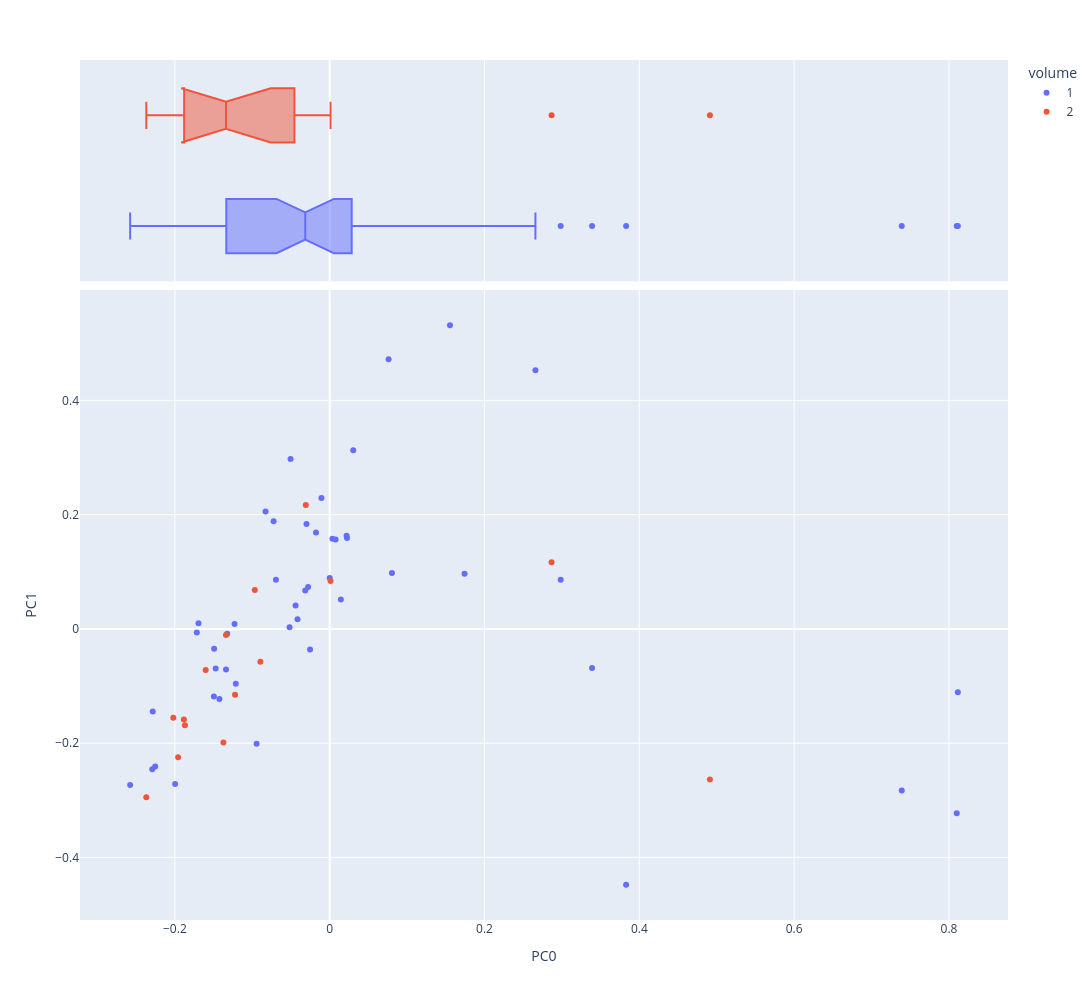

Here is the notebook cell this chart was saved with:
### Markdown cell above
### Visualize PCA

### Code cell
vis_pcs(0,1,NEW,col='volume')

### Figure 1 — Plotly figure (JSON) as saved in the notebook; plotly's stock layout.template omitted (floating-point values rounded to 4 significant figures)
{"data": [{"hovertemplate": "<b>%{hovertext}</b><br><br>volume=1<br>PC0=%{x}<br>PC1=%{y}<extra></extra>", "hovertext": ["ASHPUTTEL", "BRIAR ROSE", "CAT AND MOUSE IN PARTNERSHIP", "CAT-SKIN", "CLEVER ELSIE", "CLEVER GRETEL", "CLEVER HANS", "FREDERICK AND CATHERINE", "FUNDEVOGEL", "HANS IN LUCK", "HANSEL AND GRETEL", "JORINDA AND JORINDEL", "KING GRISLY-BEARD", "MOTHER HOLLE", "OLD SULTAN", "RAPUNZEL", "RUMPELSTILTSKIN", "SNOWDROP", "SWEETHEART ROLAND", "THE ADVENTURES OF CHANTICLEER AND PARTLET", "THE DOG AND THE SPARROW", "THE ELVES AND THE SHOEMAKER", "THE FISHERMAN AND HIS WIFE", "THE FOX AND THE CAT", "THE FROG-PRINCE", "THE GOLDEN BIRD", "THE GOLDEN GOOSE", "THE JUNIPER-TREE", "THE LITTLE PEASANT", "THE MISER IN THE BUSH", "THE MOUSE, THE BIRD, AND THE SAUSAGE", "THE OLD MAN AND HIS GRANDSON", "THE PINK", "THE QUEEN BEE", "THE ROBBER BRIDEGROOM", "THE SEVEN RAVENS", "THE STORY OF THE YOUTH WHO WENT FORTH TO LEARN WHAT FEAR WAS", "THE STRAW, THE COAL, AND THE BEAN", "THE THREE LANGUAGES", "THE TRAVELLING MUSICIANS", "THE TWELVE HUNTSMEN", "THE VALIANT LITTLE TAILOR", "THE WEDDING OF MRS. FOX - PART I", "THE WEDDING OF MRS. FOX - PART II", "THE WHITE SNAKE", "THE WOLF AND THE SEVEN LITTLE KIDS", "TOM THUMB"], "legendgroup": "1", "marker": {"color": "#636efa", "symbol": "circle"}, "mode": "markers", "name": "1", "orientation": "v", "showlegend": true, "type": "scatter", "x": [-0.1496, -0.2254, 0.2984, -0.2578, 0.00761, 0.02183, 0.02236, -0.01768, -0.02998, 5.202e-05, -0.05054, -0.05184, -0.2292, 0.07605, 0.2658, -0.1339, -0.04407, -0.1493, -0.08281, 0.3389, 0.01442, -0.03161, -0.1473, 0.739, -0.0944, 0.3829, -0.1324, -0.06942, -0.01063, -0.04155, 0.08039, -0.02786, -0.2286, -0.1213, -0.07243, -0.1229, -0.1716, 0.003559, -0.02536, 0.1742, -0.1996, -0.1695, 0.81, 0.8114, -0.1424, 0.1554, 0.03042], "xaxis": "x", "y": [-0.1183, -0.2406, 0.08587, -0.2732, 0.1566, 0.163, 0.1592, 0.1685, 0.1838, 0.08917, 0.2972, 0.002796, -0.2454, 0.472, 0.4525, -0.07122, 0.0408, -0.03463, 0.2053, -0.06841, 0.05155, 0.06744, -0.06907, -0.2827, -0.201, -0.4477, -0.008586, 0.08624, 0.2292, 0.01678, 0.09795, 0.07352, -0.1446, -0.09579, 0.1886, 0.008673, -0.0063, 0.1576, -0.0361, 0.09651, -0.2713, 0.01006, -0.3228, -0.1109, -0.1229, 0.5315, 0.3129], "yaxis": "y"}, {"alignmentgroup": "True", "hovertemplate": "<b>%{hovertext}</b><br><br>volume=1<br>PC0=%{x}<extra></extra>", "hovertext": ["ASHPUTTEL", "BRIAR ROSE", "CAT AND MOUSE IN PARTNERSHIP", "CAT-SKIN", "CLEVER ELSIE", "CLEVER GRETEL", "CLEVER HANS", "FREDERICK AND CATHERINE", "FUNDEVOGEL", "HANS IN LUCK", "HANSEL AND GRETEL", "JORINDA AND JORINDEL", "KING GRISLY-BEARD", "MOTHER HOLLE", "OLD SULTAN", "RAPUNZEL", "RUMPELSTILTSKIN", "SNOWDROP", "SWEETHEART ROLAND", "THE ADVENTURES OF CHANTICLEER AND PARTLET", "THE DOG AND THE SPARROW", "THE ELVES AND THE SHOEMAKER", "THE FISHERMAN AND HIS WIFE", "THE FOX AND THE CAT", "THE FROG-PRINCE", "THE GOLDEN BIRD", "THE GOLDEN GOOSE", "THE JUNIPER-TREE", "THE LITTLE PEASANT", "THE MISER IN THE BUSH", "THE MOUSE, THE BIRD, AND THE SAUSAGE", "THE OLD MAN AND HIS GRANDSON", "THE PINK", "THE QUEEN BEE", "THE ROBBER BRIDEGROOM", "THE SEVEN RAVENS", "THE STORY OF THE YOUTH WHO WENT FORTH TO LEARN WHAT FEAR WAS", "THE STRAW, THE COAL, AND THE BEAN", "THE THREE LANGUAGES", "THE TRAVELLING MUSICIANS", "THE TWELVE HUNTSMEN", "THE VALIANT LITTLE TAILOR", "THE WEDDING OF MRS. FOX - PART I", "THE WEDDING OF MRS. FOX - PART II", "THE WHITE SNAKE", "THE WOLF AND THE SEVEN LITTLE KIDS", "TOM THUMB"], "legendgroup": "1", "marker": {"color": "#636efa", "symbol": "circle"}, "name": "1", "notched": true, "offsetgroup": "1", "showlegend": false, "type": "box", "x": [-0.1496, -0.2254, 0.2984, -0.2578, 0.00761, 0.02183, 0.02236, -0.01768, -0.02998, 5.202e-05, -0.05054, -0.05184, -0.2292, 0.07605, 0.2658, -0.1339, -0.04407, -0.1493, -0.08281, 0.3389, 0.01442, -0.03161, -0.1473, 0.739, -0.0944, 0.3829, -0.1324, -0.06942, -0.01063, -0.04155, 0.08039, -0.02786, -0.2286, -0.1213, -0.07243, -0.1229, -0.1716, 0.003559, -0.02536, 0.1742, -0.1996, -0.1695, 0.81, 0.8114, -0.1424, 0.1554, 0.03042], "xaxis": "x2", "yaxis": "y2"}, {"hovertemplate": "<b>%{hovertext}</b><br><br>volume=2<br>PC0=%{x}<br>PC1=%{y}<extra></extra>", "hovertext": ["DOCTOR KNOWALL", "IRON HANS", "LILY AND THE LION", "SNOW-WHITE AND ROSE-RED", "THE BLUE LIGHT", "THE FOUR CLEVER BROTHERS", "THE FOX AND THE HORSE", "THE GOOSE-GIRL", "THE KING OF THE GOLDEN MOUNTAIN", "THE RAVEN", "THE SALAD", "THE TURNIP", "THE TWELVE DANCING PRINCESSES", "THE WATER OF LIFE", "THE WILLOW-WREN AND THE BEAR"], "legendgroup": "2", "marker": {"color": "#EF553B", "symbol": "circle"}, "mode": "markers", "name": "2", "orientation": "v", "showlegend": true, "type": "scatter", "x": [0.001097, -0.1883, -0.187, -0.03084, -0.1602, -0.1222, 0.4912, -0.1373, -0.202, -0.1339, -0.09674, -0.08953, -0.1958, -0.2369, 0.2866], "xaxis": "x", "y": [0.08407, -0.1587, -0.1684, 0.217, -0.07198, -0.1153, -0.2635, -0.199, -0.1554, -0.01084, 0.06799, -0.05738, -0.2244, -0.2948, 0.1169], "yaxis": "y"}, {"alignmentgroup": "True", "hovertemplate": "<b>%{hovertext}</b><br><br>volume=2<br>PC0=%{x}<extra></extra>", "hovertext": ["DOCTOR KNOWALL", "IRON HANS", "LILY AND THE LION", "SNOW-WHITE AND ROSE-RED", "THE BLUE LIGHT", "THE FOUR CLEVER BROTHERS", "THE FOX AND THE HORSE", "THE GOOSE-GIRL", "THE KING OF THE GOLDEN MOUNTAIN", "THE RAVEN", "THE SALAD", "THE TURNIP", "THE TWELVE DANCING PRINCESSES", "THE WATER OF LIFE", "THE WILLOW-WREN AND THE BEAR"], "legendgroup": "2", "marker": {"color": "#EF553B", "symbol": "circle"}, "name": "2", "notched": true, "offsetgroup": "2", "showlegend": false, "type": "box", "x": [0.001097, -0.1883, -0.187, -0.03084, -0.1602, -0.1222, 0.4912, -0.1373, -0.202, -0.1339, -0.09674, -0.08953, -0.1958, -0.2369, 0.2866], "xaxis": "x2", "yaxis": "y2"}], "layout": {"height": 1000, "legend": {"title": {"text": "volume"}, "tracegroupgap": 0}, "margin": {"t": 60}, "width": 1200, "xaxis": {"anchor": "y", "domain": [0, 1], "title": {"text": "PC0"}}, "xaxis2": {"anchor": "y2", "domain": [0, 1], "matches": "x", "showgrid": true, "showticklabels": false}, "yaxis": {"anchor": "x", "domain": [0, 0.7326], "title": {"text": "PC1"}}, "yaxis2": {"anchor": "x2", "domain": [0.7426, 1], "matches": "y2", "showgrid": false, "showline": false, "showticklabels": false, "ticks": ""}}}
